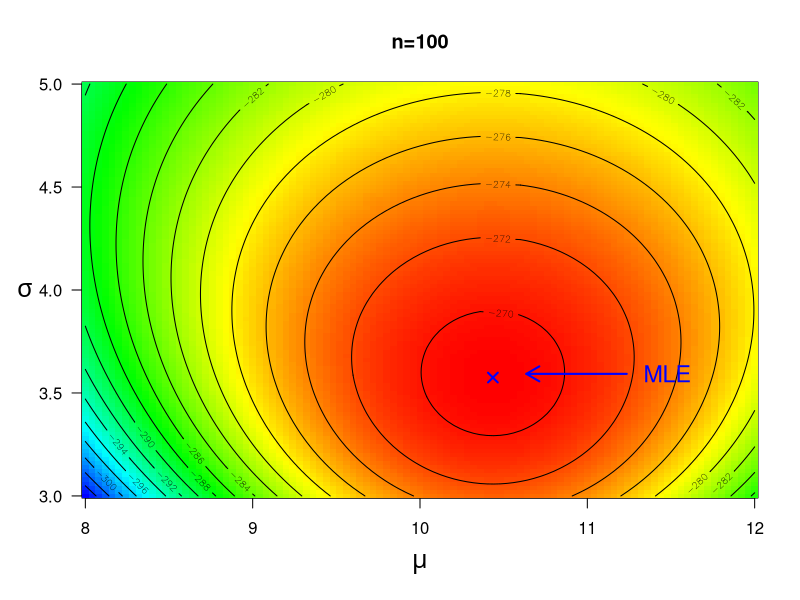
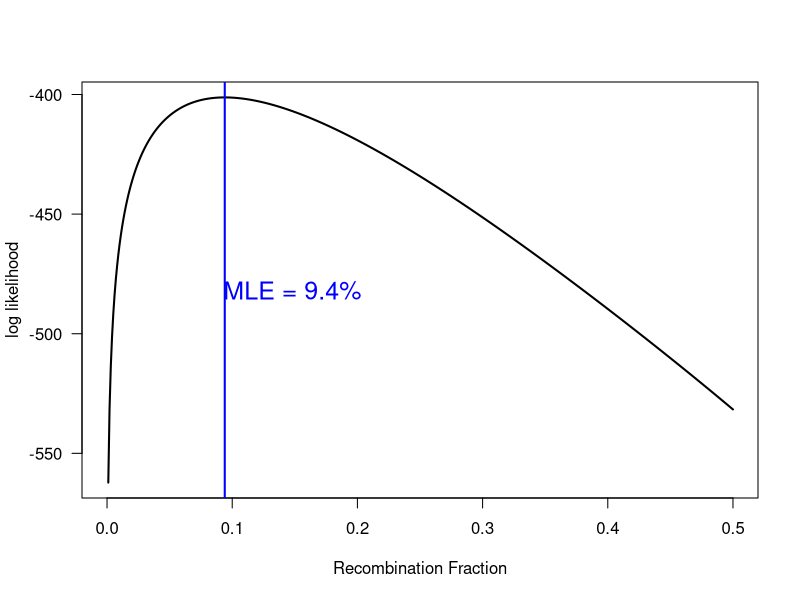
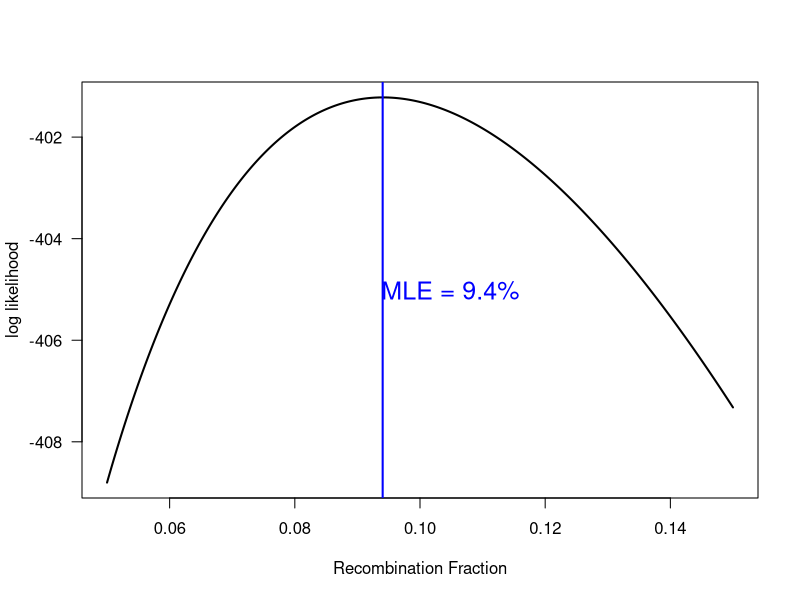

R code for these plots, in order:
## ---- chunk 1
knitr::opts_chunk$set(echo=TRUE, fig.align="center")
## ---- chunk 2
set.seed(1)
n <- 100
x <- rnorm(n,mean=10,sd=4)
## ---- chunk 3
mean(x)
sd(x)*(n-1)/n
## ---- chunk 4
mu <- seq(8,12,length=101)
sig <- seq(3,5,length=101)
ll <- matrix(NA,length(mu),length(sig))
for(i in 1:length(mu)){
  for(j in 1:length(sig)){
    ll[i,j] <- sum(dnorm(x,mu[i],sig[j],log=TRUE))
  }
}
## ---- chunk 5
par(las=1)
image(mu,sig,ll,col=rev(rainbow(start=0,end=2/3,250)),
      xlab="", ylab="", main="n=100")
mtext(side=1,expression(mu),line=3,cex=1.5)
mtext(side=2, expression(sigma),line=2.5,cex=1.5)
contour(mu,sig,ll,nlev=16,add=TRUE)
points(mean(x),sd(x)*sqrt(99/100),lwd=2,pch=4,cex=1.3,col="blue")
arrows(mean(x)+0.8, sd(x), mean(x)+0.2, sd(x), lwd=2,col="blue",len=0.15)
text(mean(x)+0.9,sd(x), "MLE", adj=c(0,0.5), col="blue", cex=1.4)
## ---- chunk 6
llf2 <- function(dat,rf=seq(0,0.5,len=501)){
  rfbar <- 1 - rf
  A <- dat[1,1]+dat[3,3] # non-recombinants
  B <- dat[1,2]+dat[2,1]+dat[2,3]+dat[3,2] # single-recombinants
  C <- dat[1,3]+dat[3,1] # double-recombinants
  D <- dat[2,2] # double heterozygotes
  A * log(rfbar^2/4) + B * log(rf*rfbar/2) + C*log(rf^2/4) +
    D*log((rf^2+rfbar^2)/2)
}
## ---- chunk 7
mydat <- rbind(c(58,9,0), c(8,95,14), c(1,12,53))
mydat
## ---- chunk 8
mle <- optimize(llf2,c(1e-5,0.4),dat=mydat,maximum=TRUE)$maximum
mle
## ---- chunk 9
rf <- seq(0,0.5,len=501)
ll <- llf2(mydat)
plot(rf,ll,type="l",lwd=2,xlab="Recombination Fraction",ylab="log likelihood")
abline(v=mle,col="blue",lwd=2)
u <- par("usr")
text(mle+diff(u[1:2])*0.1, mean(u[3:4]), "MLE = 9.4%", cex=1.5, col="blue")
## ---- chunk 10
rf <- seq(0.05,0.15,len=501)
ll <- llf2(mydat,rf)
plot(rf,ll,type="l",lwd=2,xlab="Recombination Fraction",ylab="log likelihood")
abline(v=mle,col="blue",lwd=2)
u <- par("usr")
text(mle+diff(u[1:2])*0.1, mean(u[3:4]), "MLE = 9.4%", cex=1.5, col="blue")
